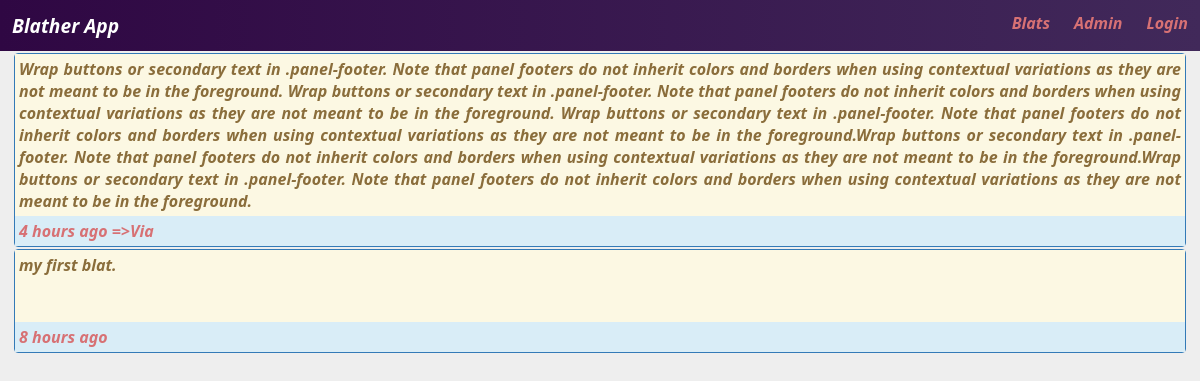
The page / on the database its author committed.
### blat/models.py (models this page shows, shortened)
class Blat(models.Model):
  text = models.TextField()
  created_on = models.DateTimeField(auto_now_add=True)
  via = models.URLField(blank=True)
  created_by = models.ForeignKey(User)

### blat/views.py (the view)
# urls.py: url(r'^$', views.IndexView.as_view(), name='homepage'),
class IndexView(generic.ListView):
  template_name = 'blat/home.html'
  context_object_name = 'blat_list'
  def get_queryset(self):
    return Blat.objects.order_by('-created_on')[:10]

### blat/templates/blat/home.html (shortened to what this page needs)
{% extends "blat/master.html" %}
{% load humanize %}
{% block content %}
  {% if blat_list %}
    {% for blat in blat_list %}
    <div class="panel">
      <div class="panel-body">
       {{ blat.text }}
      </div>
      <div class="panel-footer">
        <a href="{% url 'detail' pk=blat.id %}">{{ blat.created_on|naturaltime }}</a>
        {% if blat.via %}
          <a href="{{blat.via}}"><i>=>Via</i></a>
        {% endif %}
      </div>
    </div>
    {% endfor %}
  {% else %}
    <h1>:-(</h1>
    No Blats to Show here.
    {% endif %}
{% endblock %}

### blat/static/css/layout.css (style rules this page uses)
html { box-sizing: border-box; }
body { color: #37b1ff; font-weight: 600; font-style: italic; background: #eee; margin:0; padding:0; font-family: 'Segoe UI'; }
a { color: #D77174; text-decoration:none; }
.panel { margin: 2px; border-radius: 4px; text-align: justify; border: 1px solid #337ab7; }
.panel-body { padding: 4px; color: #8a6d3b; min-height: 4em; border-color: #faebcc; background-color: #fcf8e3; }
.panel-footer { padding: 4px; color: #fff; background-color: #d9edf7; }

### rows shown on the page
Blat: text "Wrap buttons or secondary text in .panel-footer. Note that panel footers do not inherit colors and borders when using contextual variations as they are not meant to be in the foreground. Wrap buttons or secondary text in .panel-footer. Note that panel footers do not inherit colors and borders when using contextual variations as they are not meant to be in the foreground. Wrap buttons or secondary text in .panel-footer. Note that panel footers do not inherit colors and borders when using contextual variations as they are not meant to be in the foreground.Wrap buttons or secondary text in .panel-footer. Note that panel footers do not inherit colors and borders when using contextual variations…", created_on "4 hours ago"
Blat: text "my first blat.", created_on "8 hours ago"
